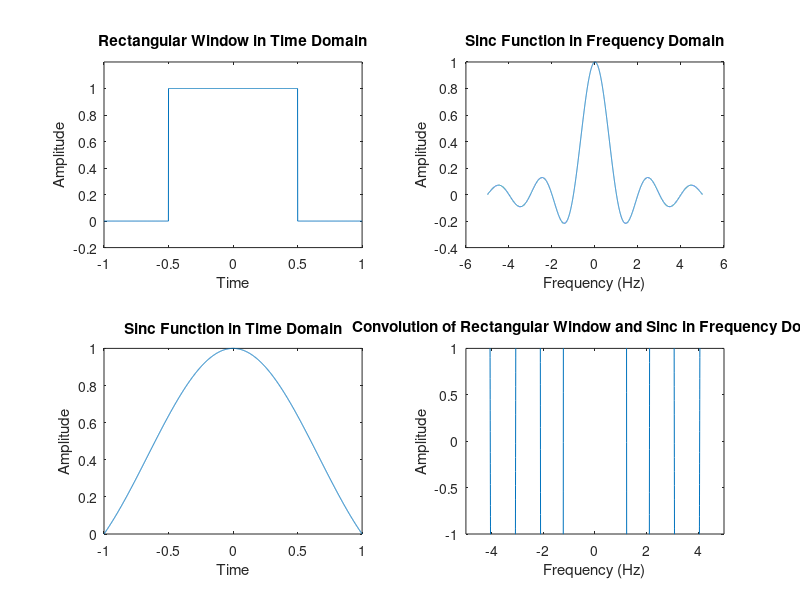

Reproduce this figure in MATLAB.
% Parameters
T = 1;  % Time window duration
f_max = 5;  % Maximum frequency for plotting
fs = 1000;  % Sampling frequency for better resolution

% Time domain - Rectangular window
t = -T:1/fs:T;  % Time vector for one period of the rectangular window
rect_window = double(abs(t) <= T/2);  % Rectangular window function

% Frequency domain - Sinc of the rectangular window (Fourier transform)
f = -f_max:1/fs:f_max;  % Frequency vector for plotting
rect_sinc = T * sinc(T * f);  % Fourier transform of rectangular window

% Time domain - Sinc function (convolution with rectangular window in freq domain)
sinc_t = sinc(t);  % Sinc function

% Frequency domain - Convolution result
conv_result = conv(rect_sinc, sinc_t, 'same');  % Convolution in the frequency domain

% Plotting
figure;
subplot(2,2,1);
plot(t, rect_window);
title('Rectangular Window in Time Domain');
xlabel('Time');
ylabel('Amplitude');
axis([-T T -0.2 1.2]);

subplot(2,2,2);
plot(f, rect_sinc);
title('Sinc Function in Frequency Domain');
xlabel('Frequency (Hz)');
ylabel('Amplitude');

subplot(2,2,3);
plot(t, sinc_t);
title('Sinc Function in Time Domain');
xlabel('Time');
ylabel('Amplitude');

subplot(2,2,4);
plot(f, conv_result);
title('Convolution of Rectangular Window and Sinc in Frequency Domain');
xlabel('Frequency (Hz)');
ylabel('Amplitude');
axis([-f_max f_max -1 1]);
